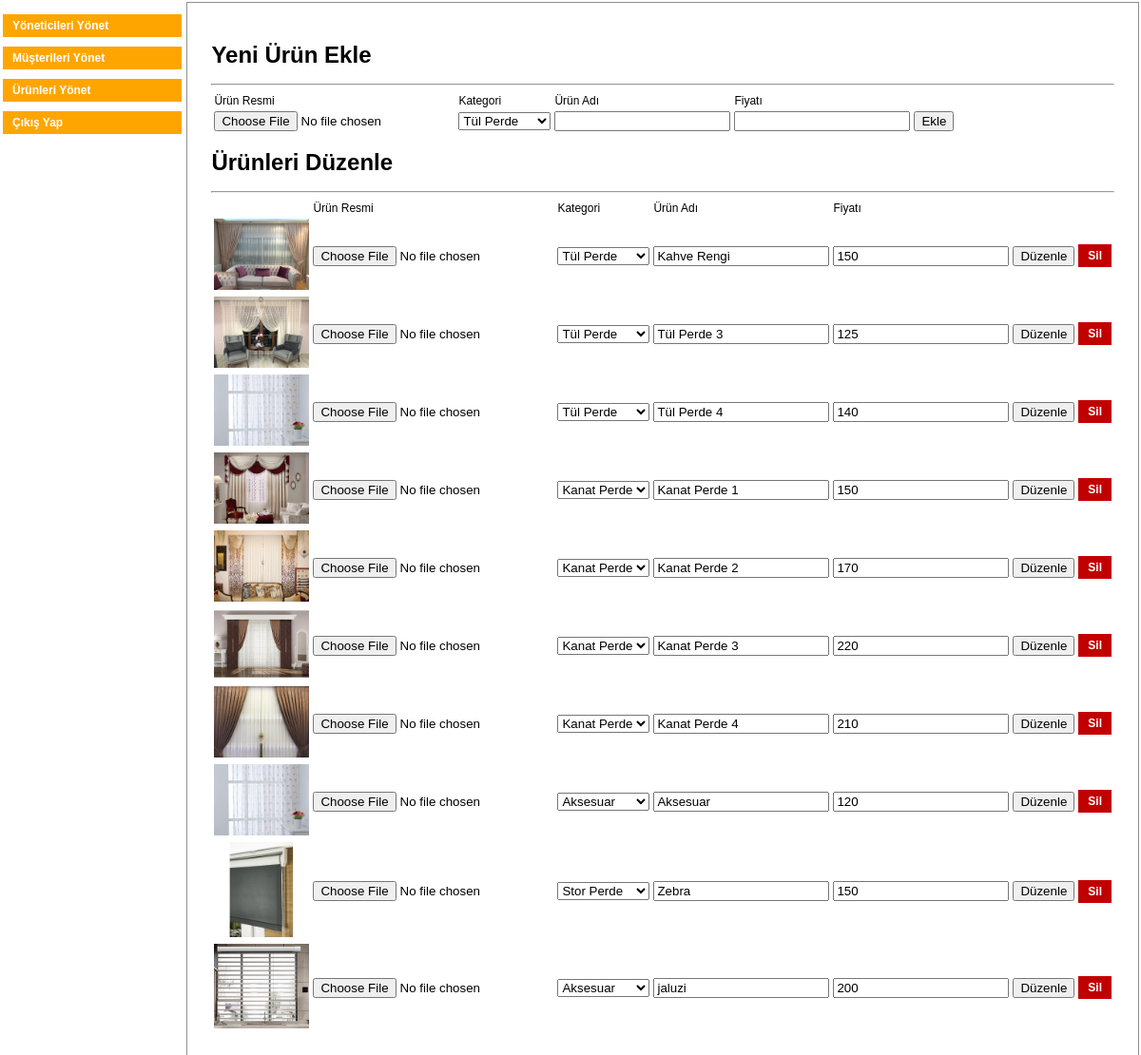
The page /yonetim/index.php?sayfa=urun-yonetimi (signed in) on the database its author committed.
### tables this page shows
CREATE TABLE IF NOT EXISTS `urunler` (
  `id` int(11) NOT NULL AUTO_INCREMENT,
  `urunadi` varchar(255) DEFAULT NULL,
  `resmi` varchar(255) DEFAULT NULL,
  `fiyati` varchar(255) DEFAULT NULL,
  `kategorisi` varchar(255) DEFAULT NULL,
  PRIMARY KEY (`id`),
  UNIQUE KEY `id` (`id`) USING BTREE
);

### yonetim/urun-yonetimi.php (the view, shortened to what this page needs)
<h1>Yeni Ürün Ekle</h1>
<hr />
<table>
	<tr>
		<td>Ürün Resmi</td>
        <td>Kategori</td>
        <td>Ürün Adı</td>
        <td>Fiyatı</td>
	</tr>
    <tr>
    	<form action="islem.php?sayfa=urun-ekle" method="post" enctype="multipart/form-data">
    	<td><input type="file" name="resim"></td>
        <td>
        	<select name="kategorisi" id="">
        		<option value="tul-perde">Tül Perde</option>
        	</select>
        </td>
        <td><input type="text" name="urunadi" ></td>
        <td><input type="text" name="fiyati" ></td>
        <td><button>Ekle</button></td>
        </form>
    </tr>
</table>
<h1>Ürünleri Düzenle</h1>
<hr />
<table>
	<tr>
    <td></td>
		<td>Ürün Resmi</td>
        <td>Kategori</td>
        <td>Ürün Adı</td>
        <td>Fiyatı</td>
	</tr>
    <?php
    $sorgu = $db->query('SELECT * FROM urunler');
	while($r = $sorgu->fetch_assoc()){
		$kategori = array('tul-perde' => 'Tül Perde', 'kanat-perde' => 'Kanat Perde', 'stor-perde' => 'Stor Perde', 'aksesuar' => 'Aksesuar', 'kampanya' => 'Kampanya');
	echo '
	<tr>
    	<form action="islem.php?sayfa=urun-duzenle&id='.$r['id'].'" method="post" enctype="multipart/form-data">
		<td><img src="../images/'.$r['resmi'].'" alt="" width="100"></td>
    	<td><input type="file" name="resim"></td>
        <td>
        	<select name="kategorisi" id="">
			    <option value="'.$r['kategorisi'].'">'.$kategori[$r['kategorisi']].'</option>
        		<option value="tul-perde">Tül Perde</option>
                <option value="kanat-perde">Kanat Perde</option>
                <option value="stor-perde">Stor Perde</option>
                <option value="aksesuar">Aksesuar</option>
                <option value="kampanya">Kampanya</option>
        	</select>
        </td>
        <td><input type="text" name="urunadi" value="'.$r['urunadi'].'"></td>
        <td><input type="text" name="fiyati" value="'.$r['fiyati'].'"></td>
        <td><button>Düzenle</button></td>
		<td><a href="islem.php?sayfa=urun-sil&id='.$r['id'].'" class="sil">Sil</a></td>
        </form>
    </tr>
	';
	}
	?>
</table>

### yonetim/index.php (shortened to what this page needs)
<?php
if(@$_SESSION['admin'] == md5('admin_giris_yapti') ){
include('yonetim.php');
}else{
	include('giris.php');
}
?>

### yonetim/yonetim.php (shortened to what this page needs)
<?php
$sayfa = @$_GET['sayfa'];
?>
<!DOCTYPE html>
<html>
<head>
<link rel="stylesheet" href="css/style.css" type="text/css" />
</head>
<body>
<center>
<table>
<tr>
	<td width="200" valign="top">
    	<ul class="linkler">
	        <li><a href="index.php?sayfa=yonetici-hesaplari">Yöneticileri Yönet</a></li>
    		<li><a href="index.php?sayfa=kullanici-hesaplari">Müşterileri Yönet</a></li>
            <li><a href="index.php?sayfa=urun-yonetimi">Ürünleri Yönet</a></li>
            <li><a href="islem.php?sayfa=cikis-yap">Çıkış Yap</a></li>
    	</ul>
    </td>
    <td width="25"></td>
	<td class="govde">
        	<?php
            if($sayfa == 'yonetici-hesaplari'){
				include('yonetici-hesaplari.php');
			}elseif($sayfa == 'kullanici-hesaplari'){
				include('kullanici-hesaplari.php');
			}elseif($sayfa == 'urun-yonetimi'){
				include('urun-yonetimi.php');
			}else{
				echo 'Hos Geldiniz Sayın '.$_SESSION['adi'].' Yapmak istediğiniz işlemi lütfen sol taraftan seçiniz...';
			}
			?>
    </td>
</tr>
</table>
</center>
</body>
</html>

### yonetim/css/style.css (style rules this page uses)
html, body { padding:0px; margin:0px; width:100%; height:100%; font-family:Arial; font-size:12px; }
ul.linkler { list-style: none; padding: 0; }
ul.linkler li { margin-bottom: 10px; }
ul.linkler li a { padding: 5px 10px; background: orange; color: white; font-weight: bold; width: 100%; display: block; text-decoration: none; }
td.govde { border: 1px solid #909090; padding: 25px; }
a.sil { background: #c10000; color: white; padding: 5px 10px; text-decoration: none; font-weight: bold; }

### rows shown on the page
urunler: resmi (picture), kategorisi "Tül Perde", urunadi "Kahve Rengi", fiyati "150"
urunler: resmi (picture), kategorisi "Tül Perde", urunadi "Tül Perde 3", fiyati "125"
urunler: resmi (picture), kategorisi "Tül Perde", urunadi "Tül Perde 4", fiyati "140"
urunler: resmi (picture), kategorisi "Kanat Perde", urunadi "Kanat Perde 1", fiyati "150"
urunler: resmi (picture), kategorisi "Kanat Perde", urunadi "Kanat Perde 2", fiyati "170"
urunler: resmi (picture), kategorisi "Kanat Perde", urunadi "Kanat Perde 3", fiyati "220"
urunler: resmi (picture), kategorisi "Kanat Perde", urunadi "Kanat Perde 4", fiyati "210"
urunler: resmi (picture), kategorisi "Aksesuar", urunadi "Aksesuar", fiyati "120"
urunler: resmi (picture), kategorisi "Stor Perde", urunadi "Zebra", fiyati "150"
urunler: resmi (picture), kategorisi "Aksesuar", urunadi "jaluzi", fiyati "200"
